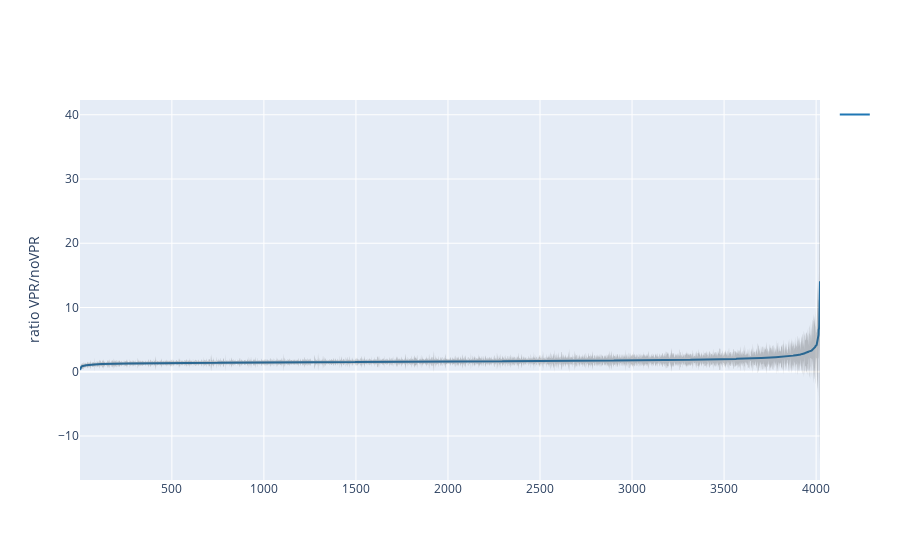

Source (notebook cell):
### Code cell
fig = go.Figure([
    go.Scatter(
        name='',
        x=df['ranking_mean_of_ratio'],
        y=df['mean_of_ratio'],
        mode='lines',
        line=dict(color='rgb(31, 119, 180)')
    ),
    go.Scatter(
        name='Upper Bound',
        x=df['ranking_mean_of_ratio'],
        y=df['mean_of_ratio']+df['std_of_ratio'],
        mode='lines',
        marker=dict(color="#444"),
        line=dict(width=0),
        showlegend=False
    ),
    go.Scatter(
        name='Lower Bound',
        x=df['ranking_mean_of_ratio'],
        y=df['mean_of_ratio']-df['std_of_ratio'],
        marker=dict(color="#444"),
        line=dict(width=0),
        mode='lines',
        fillcolor='rgba(68, 68, 68, 0.3)',
        fill='tonexty',
        showlegend=False
    )
])
fig.update_layout(
    yaxis_title='ratio VPR/noVPR',
    title='',
    hovermode="x"
)
#fig.update_yaxes(type="log")
#fig.write_html("./ranking_with_std_dev_of_ratios_not_log.html")
fig.write_image("./ranking_with_std_dev_of_ratios_not_log.svg")
fig.show()

### Figure 1 — Plotly figure (JSON) as saved in the notebook; plotly's stock layout.template omitted (floating-point values rounded to 4 significant figures; data arrays with more than 128 entries replaced by an {"elided": "..."} marker saying what was removed)
{"data": [{"line": {"color": "rgb(31, 119, 180)"}, "mode": "lines", "name": "", "type": "scatter", "x": {"elided": "4021 int values"}, "y": {"elided": "4021 float values"}}, {"line": {"width": 0}, "marker": {"color": "#444"}, "mode": "lines", "name": "Upper Bound", "showlegend": false, "type": "scatter", "x": {"elided": "4021 int values"}, "y": {"elided": "4021 float values"}}, {"fill": "tonexty", "fillcolor": "rgba(68, 68, 68, 0.3)", "line": {"width": 0}, "marker": {"color": "#444"}, "mode": "lines", "name": "Lower Bound", "showlegend": false, "type": "scatter", "x": {"elided": "4021 int values"}, "y": {"elided": "4021 float values"}}], "layout": {"autosize": true, "hovermode": "x", "title": {"text": ""}, "xaxis": {"autorange": true, "range": [1, 4021], "type": "linear"}, "yaxis": {"autorange": true, "range": [-16.85, 42.3], "title": {"text": "ratio VPR/noVPR"}, "type": "linear"}}}
